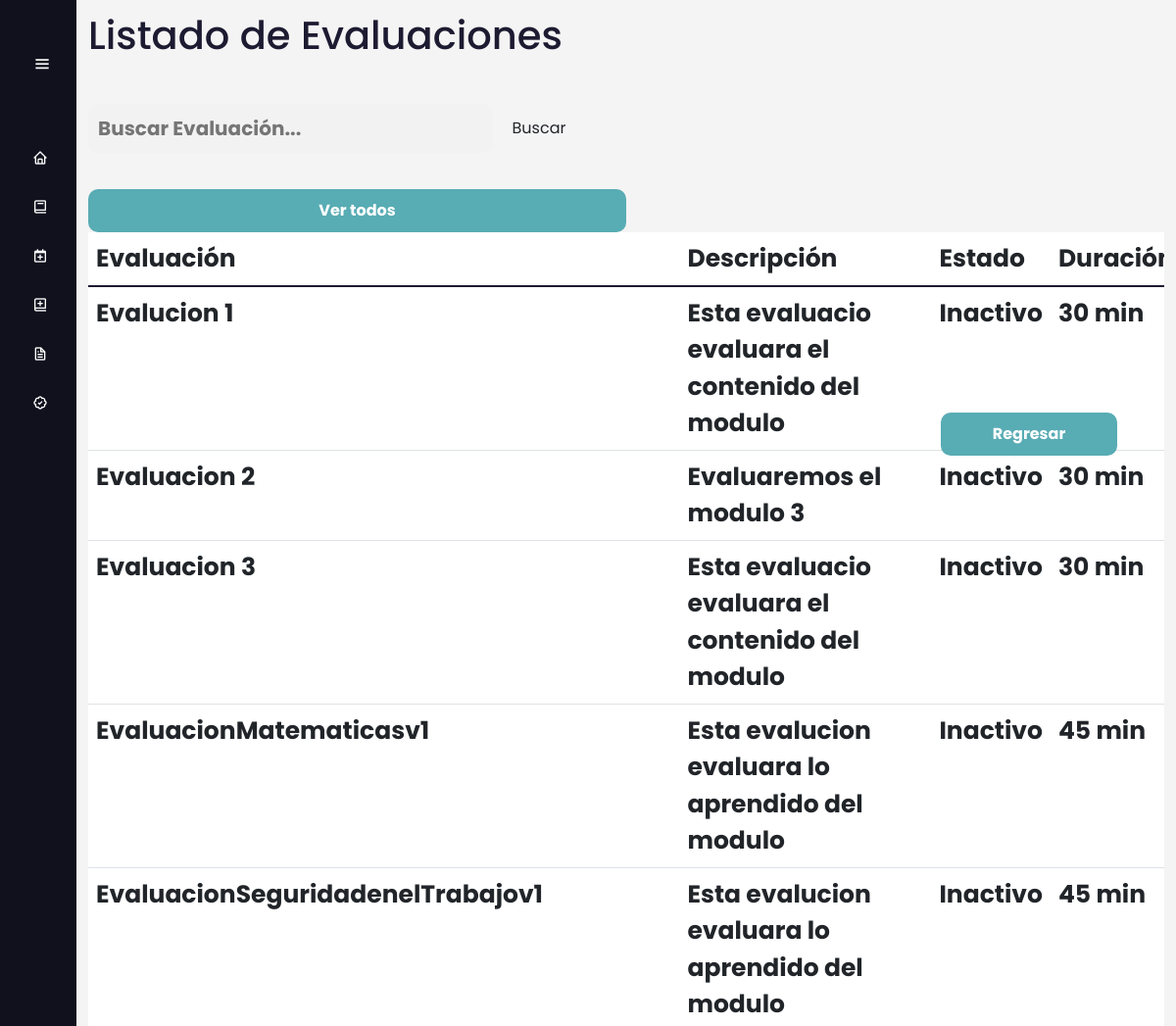
The app's page /cursos/filtrar_evaluacion/ (upper part), older data.
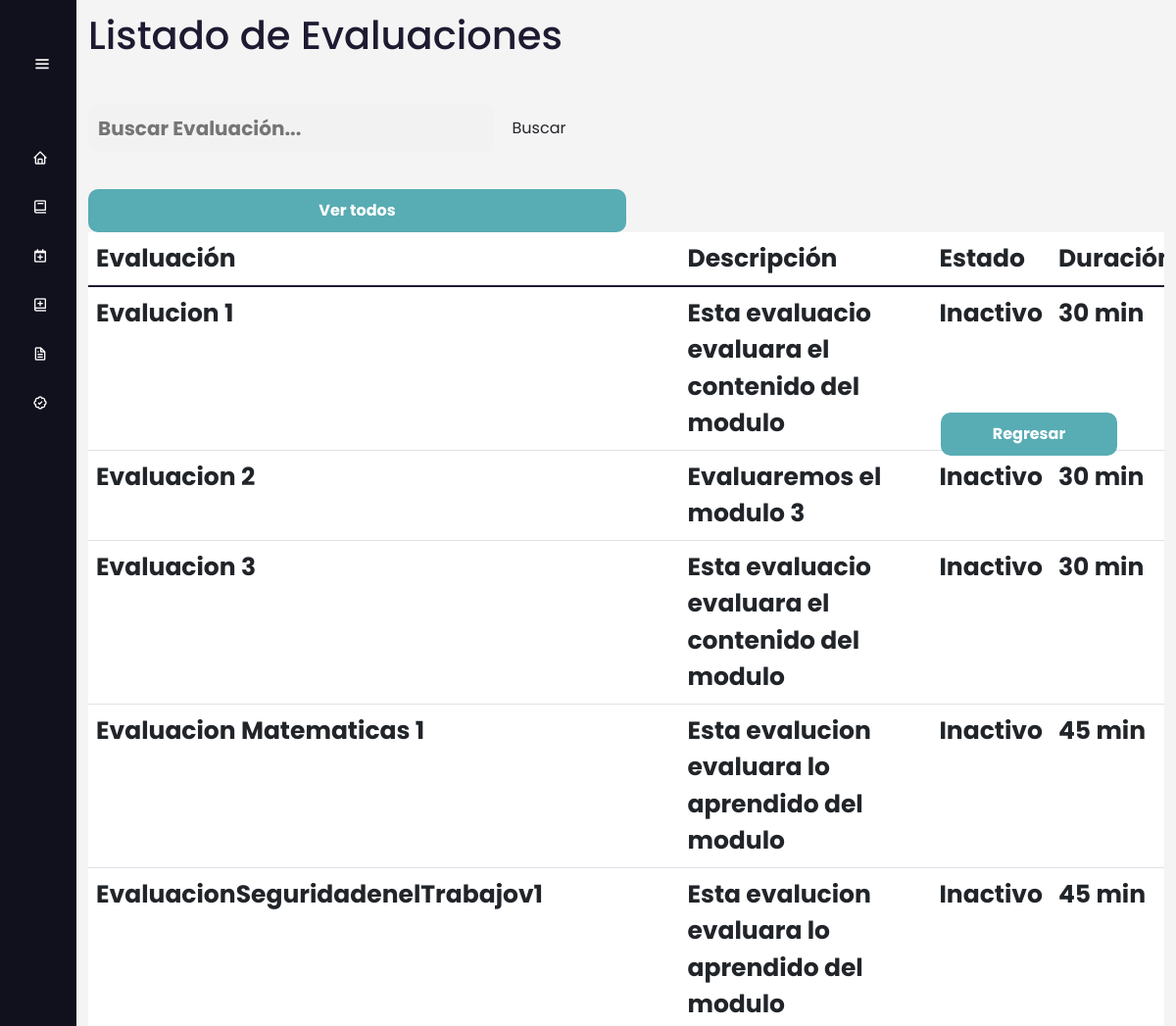
The same page, newer data.
### AppCursos/models.py (models this page shows, shortened)
class Evaluaciones(models.Model):
     nombre_evaluacion=models.CharField(max_length=100)
     numero_intentos = models.IntegerField(default=2)
     descripcion_evaluacion = models.CharField(max_length=300, null=True,blank=True)
     instrucciones_evaluacion = models.TextField(max_length=300, null=True,blank=True)
     duracion_evaluacion_admin = models.IntegerField(default=30)
     finalizada = models.BooleanField(default=False)
     id_modulo= models.ForeignKey(Modulos, on_delete=models.CASCADE,null=False)
     class Meta:
          verbose_name_plural = 'Evaluaciones'

### AppCursos/views.py (the view)
# urls.py: path('filtrar_evaluacion/',views.filtrar_evaluaciones,name="filtrar_evaluacion"),
def filtrar_evaluaciones(request):
    filtro_e = Evaluaciones.objects.filter(nombre_evaluacion__contains=request.GET.get('search',''))
    context = {'filtro_e':filtro_e}
    return render(request, 'Evaluaciones/listar_evaluaciones.html', {'listare': filtro_e})

### Templates/Evaluaciones/listar_evaluaciones.html (shortened to what this page needs)
{% extends 'Layout/Base.html' %}
{% load static %}
{% block content %}
<link rel="stylesheet" href="{% static 'Css/Curso.css' %}">
<div class="home_content">
    <div class="text">
        <h1> Listado de Evaluaciones </h1>
        <br>
        <form class="search" action="{% url 'filtrar_evaluacion' %}" method="GET">
            <input type="text" class="search-bar" name="search" placeholder="Buscar Evaluación...">
            <input type="submit" class="btn search-btn" value="Buscar">
        </form>
        <br>
        <a href="{% url 'listar_evaluacion' %}">
            <button>
                Ver todos
            </button>
        </a>
        <div class="table-responsive">
            <table class="table table-hover " id="tablam">
                <thead>
                    <tr>
                        <th scope="col">Evaluación</th>
                        <th scope="col">Descripción</th>
                        <th scope="col">Estado</th>
                        <th scope="col">Duración</th>
                    </tr>
                </thead>
                <tbody class="table-group-divider">
                    {% for evaluacion in listare %}
                    <tr>
                        <th scope="row" >{{ evaluacion.nombre_evaluacion }}</th>
                        <th scope="row">{{ evaluacion.descripcion_evaluacion }}</th>
                        {% if evaluacion.estado_evaluacion %}
                        <th scope="row">Activo</th>
                        {% else %}
                        <th scope="row">Inactivo</th>
                        {% endif %}
                        <th scope="row">{{ evaluacion.duracion_evaluacion_admin }} min</th>
                    </tr>
                    {% endfor %}
                </tbody>
            </table>
        </div>
    </div>
</div>
+<a href="{% url 'evaluacion' %}" id="back2">
    <div>
        <button class="back">Regresar</button>
    </div>
</a>
{% endblock %}

Row changes from the older to the newer data that the page shows:
changed Evaluaciones: nombre_evaluacion "EvaluacionMatematicasv1" → "Evaluacion Matematicas 1"
